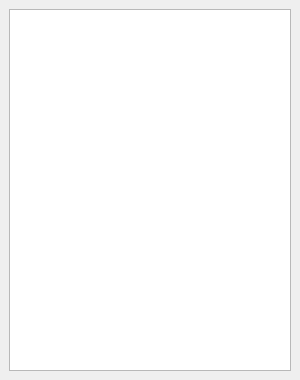
<?xml version="1.0" encoding="UTF-8"?>
<ui version="4.0">
 <class>SecondaryWindow</class>
 <widget class="QMainWindow" name="SecondaryWindow">
  <property name="geometry">
   <rect>
    <x>0</x>
    <y>0</y>
    <width>300</width>
    <height>380</height>
   </rect>
  </property>
  <property name="maximumSize">
   <size>
    <width>300</width>
    <height>380</height>
   </size>
  </property>
  <property name="sizeIncrement">
   <size>
    <width>0</width>
    <height>0</height>
   </size>
  </property>
  <property name="windowTitle">
   <string>Ventana Secundaria (Info)</string>
  </property>
  <property name="toolButtonStyle">
   <enum>Qt::ToolButtonIconOnly</enum>
  </property>
  <property name="animated">
   <bool>true</bool>
  </property>
  <property name="tabShape">
   <enum>QTabWidget::Rounded</enum>
  </property>
  <widget class="QWidget" name="centralwidget">
   <layout class="QHBoxLayout" name="horizontalLayout">
    <item>
     <widget class="QListWidget" name="lst_info">
      <property name="font">
       <font>
        <family>Perpetua</family>
        <pointsize>12</pointsize>
       </font>
      </property>
     </widget>
    </item>
   </layout>
  </widget>
 </widget>
 <resources/>
 <connections/>
</ui>
